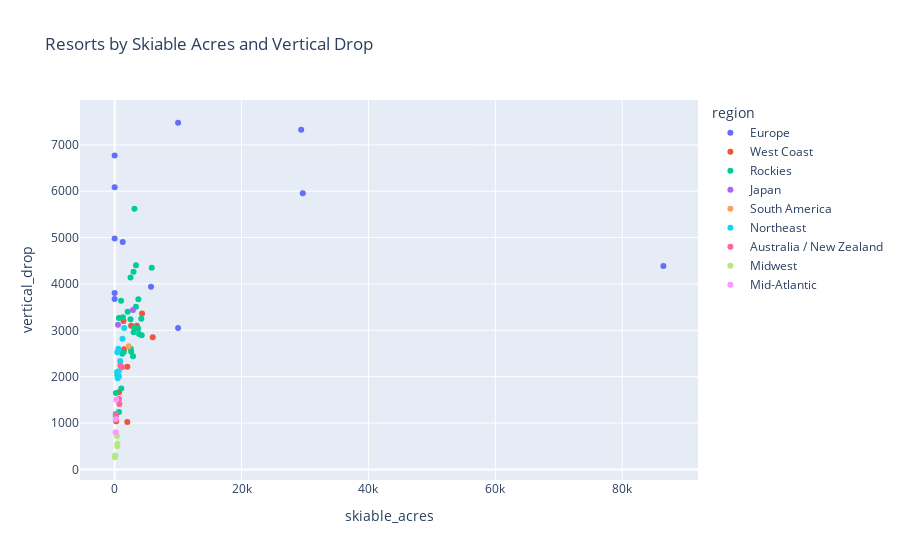

Notebook code for this chart:
### Code cell
import plotly.express as px

sorted_locations = locations.sort_values('skiable_acres', ascending=False)
fig = px.scatter(
    sorted_locations,
    x='skiable_acres',
    y='vertical_drop',
    color='region',
    title='Resorts by Skiable Acres and Vertical Drop',
    category_orders={'resort': sorted_locations['resort'].tolist()},
    hover_data=['resort', 'vertical_drop', 'skiable_acres']
)
fig.show()

### Figure 1 — Plotly figure (JSON) as saved in the notebook; plotly's stock layout.template omitted (floating-point values rounded to 4 significant figures)
{"data": [{"customdata": [["St. Moritz"], ["Dolomiti Superski"], ["Chamonix Mont-Blanc"], ["Zermatt"], ["Grandvalira"], ["Kitzbühel"], ["Ischgl"], ["Courmayeur Mont Blanc"], ["Pila"], ["Monterosa Ski"], ["La Thuile - Espace San Bernardo"], ["Cervino Ski Paradise"]], "hovertemplate": "region=Europe<br>skiable_acres=%{x}<br>vertical_drop=%{y}<br>resort=%{customdata[0]}<extra></extra>", "legendgroup": "Europe", "marker": {"color": "#636efa", "symbol": "circle"}, "mode": "markers", "name": "Europe", "orientation": "v", "showlegend": true, "type": "scatter", "x": [86487, 29652, 29405, 10000, 10000, 5732, 1273, 0, 0, 0, 0, 0], "xaxis": "x", "y": [4386, 5954, 7326, 7477, 3051, 3937, 4904, 4980, 3806, 6768, 3678, 6086], "yaxis": "y"}, {"customdata": [["Palisades Tahoe"], ["Mt. Bachelor"], ["Mammoth Mountain"], ["Crystal Mountain"], ["Sierra-at-Tahoe"], ["The Summit at Snoqualmie"], ["June Mountain"], ["Alyeska"], ["Big Bear Mountain Resort"], ["Cypress Mountain"], ["Snow Valley"]], "hovertemplate": "region=West Coast<br>skiable_acres=%{x}<br>vertical_drop=%{y}<br>resort=%{customdata[0]}<extra></extra>", "legendgroup": "West Coast", "marker": {"color": "#EF553B", "symbol": "circle"}, "mode": "markers", "name": "West Coast", "orientation": "v", "showlegend": true, "type": "scatter", "x": [6000, 4318, 3500, 2600, 2000, 1994, 1500, 1400, 678, 600, 240], "xaxis": "x", "y": [2850, 3365, 3100, 3100, 2212, 1025, 2590, 3200, 1665, 2008, 1041], "yaxis": "y"}, {"customdata": [["Big Sky"], ["Sun Peaks Resort"], ["Lake Louise"], ["RED Mountain"], ["Steamboat"], ["Deer Valley"], ["Snowmass"], ["Banff Sunshine"], ["Revelstoke"], ["Winter Park"], ["Snowbasin"], ["Panorama"], ["Schweitzer"], ["Alta"], ["Copper Mountain"], ["Snowbird"], ["Jackson Hole"], ["Sun Valley"], ["Arapahoe Basin"], ["Taos"], ["Solitude"], ["Brighton"], ["Aspen Highlands"], ["Eldora Mountain"], ["Aspen Mountain"], ["Buttermilk"], ["Norquay"]], "hovertemplate": "region=Rockies<br>skiable_acres=%{x}<br>vertical_drop=%{y}<br>resort=%{customdata[0]}<extra></extra>", "legendgroup": "Rockies", "marker": {"color": "#00cc96", "symbol": "circle"}, "mode": "markers", "name": "Rockies", "orientation": "v", "showlegend": true, "type": "scatter", "x": [5850, 4270, 4200, 3850, 3741, 3700, 3362, 3358, 3121, 3081, 3000, 2975, 2900, 2614, 2538, 2500, 2500, 2054, 1428, 1294, 1200, 1050, 1010, 680, 673, 435, 190], "xaxis": "x", "y": [4350, 2894, 3251, 2919, 3668, 3040, 4406, 3510, 5620, 3060, 2959, 4265, 2440, 2538, 2601, 3240, 4139, 3400, 2530, 3281, 2494, 1745, 3638, 1240, 3267, 2030, 1650], "yaxis": "y"}, {"customdata": [["Niseko United"], ["Lotte Arai Resort"]], "hovertemplate": "region=Japan<br>skiable_acres=%{x}<br>vertical_drop=%{y}<br>resort=%{customdata[0]}<extra></extra>", "legendgroup": "Japan", "marker": {"color": "#ab63fa", "symbol": "circle"}, "mode": "markers", "name": "Japan", "orientation": "v", "showlegend": true, "type": "scatter", "x": [2889, 529], "xaxis": "x", "y": [3438, 3120], "yaxis": "y"}, {"customdata": [["Valle Nevado"]], "hovertemplate": "region=South America<br>skiable_acres=%{x}<br>vertical_drop=%{y}<br>resort=%{customdata[0]}<extra></extra>", "legendgroup": "South America", "marker": {"color": "#FFA15A", "symbol": "circle"}, "mode": "markers", "name": "South America", "orientation": "v", "showlegend": true, "type": "scatter", "x": [2200], "xaxis": "x", "y": [2657], "yaxis": "y"}, {"customdata": [["Killington"], ["Sugarloaf"], ["Sunday River"], ["Stratton"], ["Tremblant"], ["Sugarbush"], ["Pico"], ["Le Massif de Charlevoix"], ["Loon Mountain"], ["Cranmore"], ["Jiminy Peak"]], "hovertemplate": "region=Northeast<br>skiable_acres=%{x}<br>vertical_drop=%{y}<br>resort=%{customdata[0]}<extra></extra>", "legendgroup": "Northeast", "marker": {"color": "#19d3f3", "symbol": "circle"}, "mode": "markers", "name": "Northeast", "orientation": "v", "showlegend": true, "type": "scatter", "x": [1509, 1240, 870, 670, 630, 581, 468, 406, 370, 170, 167], "xaxis": "x", "y": [3050, 2820, 2340, 2003, 2116, 2600, 1967, 2526, 2100, 1200, 1150], "yaxis": "y"}, {"customdata": [["Thredbo"], ["Mt Hutt"], ["Mt Buller"], ["Coronet Peak"], ["The Remarkables"]], "hovertemplate": "region=Australia / New Zealand<br>skiable_acres=%{x}<br>vertical_drop=%{y}<br>resort=%{customdata[0]}<extra></extra>", "legendgroup": "Australia / New Zealand", "marker": {"color": "#FF6692", "symbol": "circle"}, "mode": "markers", "name": "Australia / New Zealand", "orientation": "v", "showlegend": true, "type": "scatter", "x": [1186, 902, 741, 691, 220], "xaxis": "x", "y": [2205, 2241, 1411, 1516, 1171], "yaxis": "y"}, {"customdata": [["The Highlands"], ["Boyne Mountain"], ["Blue Mountain"], ["Wild Mountain"], ["Buck Hill"]], "hovertemplate": "region=Midwest<br>skiable_acres=%{x}<br>vertical_drop=%{y}<br>resort=%{customdata[0]}<extra></extra>", "legendgroup": "Midwest", "marker": {"color": "#B6E880", "symbol": "circle"}, "mode": "markers", "name": "Midwest", "orientation": "v", "showlegend": true, "type": "scatter", "x": [435, 415, 364, 100, 45], "xaxis": "x", "y": [552, 500, 720, 300, 262], "yaxis": "y"}, {"customdata": [["Snowshoe"], ["Camelback Resort"], ["Blue Mountain Resort"]], "hovertemplate": "region=Mid-Atlantic<br>skiable_acres=%{x}<br>vertical_drop=%{y}<br>resort=%{customdata[0]}<extra></extra>", "legendgroup": "Mid-Atlantic", "marker": {"color": "#FF97FF", "symbol": "circle"}, "mode": "markers", "name": "Mid-Atlantic", "orientation": "v", "showlegend": true, "type": "scatter", "x": [257, 166, 164], "xaxis": "x", "y": [1500, 800, 1084], "yaxis": "y"}], "layout": {"legend": {"title": {"text": "region"}, "tracegroupgap": 0}, "title": {"text": "Resorts by Skiable Acres and Vertical Drop"}, "xaxis": {"anchor": "y", "domain": [0, 1], "title": {"text": "skiable_acres"}}, "yaxis": {"anchor": "x", "domain": [0, 1], "title": {"text": "vertical_drop"}}}}
